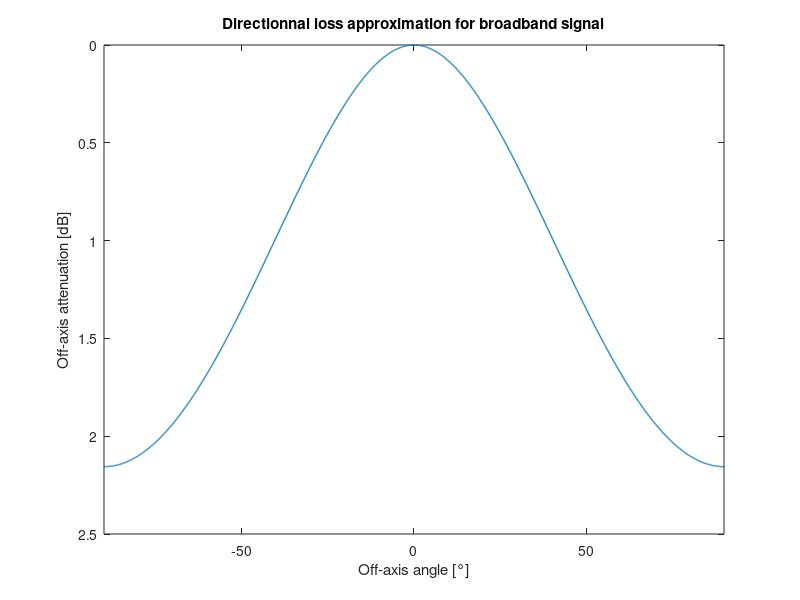

MATLAB code to generate this figure: (Note: this script raises an error after producing the figure.)
% Script to show off-axis attenuation approximation used to derive
% detection function. 
% Ref: Passive Acoustic Monitoring of Cetaceans by Walter M. X. Zimmer 
% Page: 96 - 100

% Constants 

DI = 1; % Directivity index of Porpoise (PAMofC (p89)) [dB]
ka = 10^(DI/20);

% Broadband
% ka = 17.8; % 
C1 = 47; % dB
C2 = 0.218*ka;

%% X, Y plot to show loss
% Directionnal loss of the source as a function of off-axis angle for
% broadband signal (click). 
dth = 0.1;
thetadeg =-180:dth:180;
theta = thetadeg * pi/180;

cx = C2*sin(theta);
DLbb = C1 * (cx).^2 ./ (1 + abs(cx) + (cx).^2);

figure 
plot(thetadeg, DLbb, 'LineWidth', 1)
xlabel('Off-axis angle [°]')
ylabel('Off-axis attenuation [dB]')
title('Directionnal loss approximation for broadband signal')
set(gca, 'YDir', 'reverse')
xlim([-90, 90])

idxAlpha3dB = find((DLbb<=3), 1, 'first');
alpha3dB = thetadeg(idxAlpha3dB);
xline(alpha3dB, 'r', 'LineStyle', '--', 'LineWidth', 1)
xline(-alpha3dB, 'r', 'LineStyle', '--', 'LineWidth', 1, ...
    'Label', sprintf('-3dB Beamwidth = %.1f°', -alpha3dB), 'LabelVerticalAlignment', 'bottom', ...
    'LabelHorizontalAlignment','right', 'LabelOrientation', 'horizontal')


%% Polar plot to show off-Axis attenuation
dth = 0.1;
thetadeg = -180:dth:180;
theta = thetadeg * pi/180;

idxDef = (thetadeg <=90) & (thetadeg>=-90);
idxNotDef = ~idxDef;
cx = C2*sin(theta(idxDef));
DLbb = zeros([numel(theta), 0]);
DLbb(idxDef) = C1 * (cx).^2 ./ (1 + abs(cx) + (cx).^2);
DLmax = C1 * C2^2 / (1 + C2 + C2^2);
DLbb(idxNotDef) = DLmax;

% Apparent source level
SL0 = 100;
ASLbb = SL0 - DLbb;
figure 
lgd = {};
polarplot(theta, ASLbb, 'LineWidth', 1)
lgd{end+1} = sprintf('Apparent source level with SL0 = %d dB', SL0);
hold on
polarplot([0; 0]*pi/180, [0; SL0],'LineWidth', 2)  
lgd{end +1} = 'Acoustic axis';
hold on 
polarplot([45; 45]*pi/180, [0; SL0], 'LineWidth', 2, 'LineStyle', '--')  
lgd{end +1} = 'Off-axis';

legend(lgd, 'Location', 'southoutside')

%% Narrow band off-axis attenuation
% dth = 0.01;
% thetadeg = -180:dth:180;
% theta = thetadeg * pi/180;

idxDef = (thetadeg <=90) & (thetadeg>=-90);
idxNotDef = ~idxDef;
DLnb = zeros([numel(theta), 0]);

% First-order Bessel function of the first kind 
J1 = @(x) besselj(1, x);

% Narrow band directional loss 
DLnb(idxDef) = ( 2*J1(ka*sin(theta(idxDef))) ./ (ka*sin(theta(idxDef))) ).^2;
DLnbmax = ( 2*J1(ka*sin(90 * pi/180)) / (ka*sin(90 * pi/180)) )^2;
DLnb(idxNotDef) = DLnbmax;
DLnb = -10*log10(DLnb);

figure 
lgd = {};
plot(thetadeg, DLnb, 'r', 'LineWidth', 1)
lgd{end + 1} = 'Narrowband signal';
hold on 
plot(thetadeg, DLbb, 'b', 'LineWidth', 1)
lgd{end + 1} = 'Broadband signal';

idxAlpha3dB = find((DLbb<=3), 1, 'first');
alpha3dB = thetadeg(idxAlpha3dB);
xline(-alpha3dB, 'b', 'LineStyle', '--', 'LineWidth', 1)
xline(alpha3dB, 'b', 'LineStyle', '--', 'LineWidth', 1, ...
    'Label', sprintf('Broadband beamwidth = %.1f°', abs(alpha3dB)), 'LabelVerticalAlignment', 'bottom', ...
    'LabelHorizontalAlignment','right', 'LabelOrientation', 'aligned')

xlabel('Off-axis angle [°]')
ylabel('Off-axis attenuation [dB]')
title({'Directionnal loss approximation', ... 
     'Porpoise - DI = 22dB'})
set(gca, 'YDir', 'reverse')

idxAlpha3dB = find((DLnb<3), 1, 'first');
alpha3dB = thetadeg(idxAlpha3dB);
xline(alpha3dB, 'r', 'LineStyle', '--', 'LineWidth', 1)
xline(-alpha3dB, 'r', 'LineStyle', '--', 'LineWidth', 1, ...
    'Label', sprintf('Narrowband beamwidth = %.1f°', abs(alpha3dB)), 'LabelVerticalAlignment', 'bottom', ...
    'LabelHorizontalAlignment','right', 'LabelOrientation', 'aligned')
yline(3,  'k', 'LineStyle', '--', 'LineWidth', 1, ...
    'Label', '-3dB')
ylim([0 50])
xlim([-90, 90])

% Polar plot 
% Apparent source level
SL0 = 100;
ASLnb = SL0 - DLnb;
figure 
lgd = {};
polarplot(theta, ASLnb, 'LineWidth', 1)
lgd{end+1} = sprintf('Apparent source level - narrow band');

hold on 
polarplot(theta, ASLbb, 'LineWidth', 1)
lgd{end+1} = sprintf('Apparent source level - broadband');

hold on
polarplot([0; 0]*pi/180, [0; SL0],'LineWidth', 2)  
lgd{end +1} = 'Acoustic axis';
hold on 
polarplot([45; 45]*pi/180, [0; SL0], 'LineWidth', 2, 'LineStyle', '--')  
lgd{end +1} = 'Off-axis';

title({'Apparent source level for a narrow band signal', ...
    'Porpoise - DI = 22dB, SL_0 = 173dB'})
legend(lgd, 'Location', 'southoutside')

%% DLnb restricted to main lobe ?
dth = 0.01;
thetadeg = -90:dth:90;
theta = thetadeg * pi/180;

idxDef = (thetadeg <=90) & (thetadeg>=-90);
idxNotDef = ~idxDef;
DLnb = zeros([numel(theta), 0]);

% First-order Bessel function of the first kind 
J1 = @(x) besselj(1, x);

% Narrow band directional loss 
DLnb(idxDef) = ( 2*J1(ka*sin(theta(idxDef))) ./ (ka*sin(theta(idxDef))) ).^2;
DLnbmax = ( 2*J1(ka*sin(90 * pi/180)) / (ka*sin(90 * pi/180)) )^2;
DLnb(idxNotDef) = DLnbmax;
DLnb = -10*log10(DLnb);

figure
lgd = {};
% Apparent source level
SL0 = 100;
ASLnb = SL0 - DLnb;
polarplot(theta, ASLnb)
lgd{end+1} = 'DL_{nb}';

%%% Main lobe %%%
dth = 0.01;
thetadeg = 0:dth:90;
theta = thetadeg * pi/180;

idxDef = (thetadeg <=90) & (thetadeg>=-90);
idxNotDef = ~idxDef;
DLnb = zeros([numel(theta), 0]);

% Narrow band directional loss 
DLnb(idxDef) = ( 2*J1(ka*sin(theta(idxDef))) ./ (ka*sin(theta(idxDef))) ).^2;
DLnbmax = ( 2*J1(ka*sin(90 * pi/180)) / (ka*sin(90 * pi/180)) )^2;
DLnb(idxNotDef) = DLnbmax;
DLnb = -10*log10(DLnb);

idxThetaFirstKnot = find(diff(DLnb) < 0, 1, "first");
thetadeg_mainlobe = thetadeg(idxThetaFirstKnot);

thetadeg = -thetadeg_mainlobe:dth:thetadeg_mainlobe;
theta = thetadeg * pi/180;

% Narrow band directional loss for main lobe
DLnb_mainlobe = ( 2*J1(ka*sin(theta)) ./ (ka*sin(theta)) ).^2;
DLnb_mainlobe = -10*log10(DLnb_mainlobe);

ASLnb_mainlobe = SL0 - DLnb_mainlobe;
hold on
polarplot(theta, ASLnb_mainlobe, '--r', 'LineWidth', 2)
lgd{end +1} = 'DL_{nb}_{mainlobe}';
hold on 
polarplot([thetadeg_mainlobe; thetadeg_mainlobe]*pi/180, [0; SL0], 'k', 'LineWidth', 2, 'LineStyle', '--')  
polarplot([-thetadeg_mainlobe; -thetadeg_mainlobe]*pi/180, [0; SL0], 'k', 'LineWidth', 2, 'LineStyle', '--')  
lgd{end +1} = sprintf('\\theta_{mainlobe} = %.0f', thetadeg_mainlobe);
legend(lgd)

% polarplot(theta_mainlobe, DLnb_mainlobe)
% thetadeg_modified = thetadeg(~isnan(DLnb));
% DLnb_modified(idInf) = 100;
% DL = 1:0.1:100;
% thetaInv = interp1(DLnb_modified, thetadeg_modified, DL);

%% Theta limit for narrow band approximation 
dth = 0.01;
thetadeg = 0:dth:90;
theta = thetadeg * pi/180;
sigmaHdeg = 10;
sigmaH = sigmaHdeg * pi/180;
DL = theta./sigmaH .* exp(-1/2 * (theta./sigmaH).^2);

alpha = 0.95; % confidence level 

figure
plot(thetadeg, DL, 'LineWidth', 2)
xlabel('\theta [°]')
ylabel('W_{OAH}')
grid on
theta_alpha = sigmaH * sqrt(-2 * log(1 - alpha)) * 180/pi;
xline(theta_alpha, '--r', 'label', sprintf('\\theta_{\\alpha} = %.1f', theta_alpha), 'LabelOrientation','horizontal', 'LineWidth',1.5)

hold on
area(thetadeg(thetadeg<theta_alpha), DL(thetadeg<theta_alpha), 'EdgeColor', 'none', 'FaceColor', 'y', 'FaceAlpha', 0.3);
legend({'', '', '95%'})

title({sprintf('Confidence interval at the level \\alpha = %.2f', alpha), ...
    sprintf('W_{OAH} with \\sigma_H = %.0f°', sigmaHdeg)})
